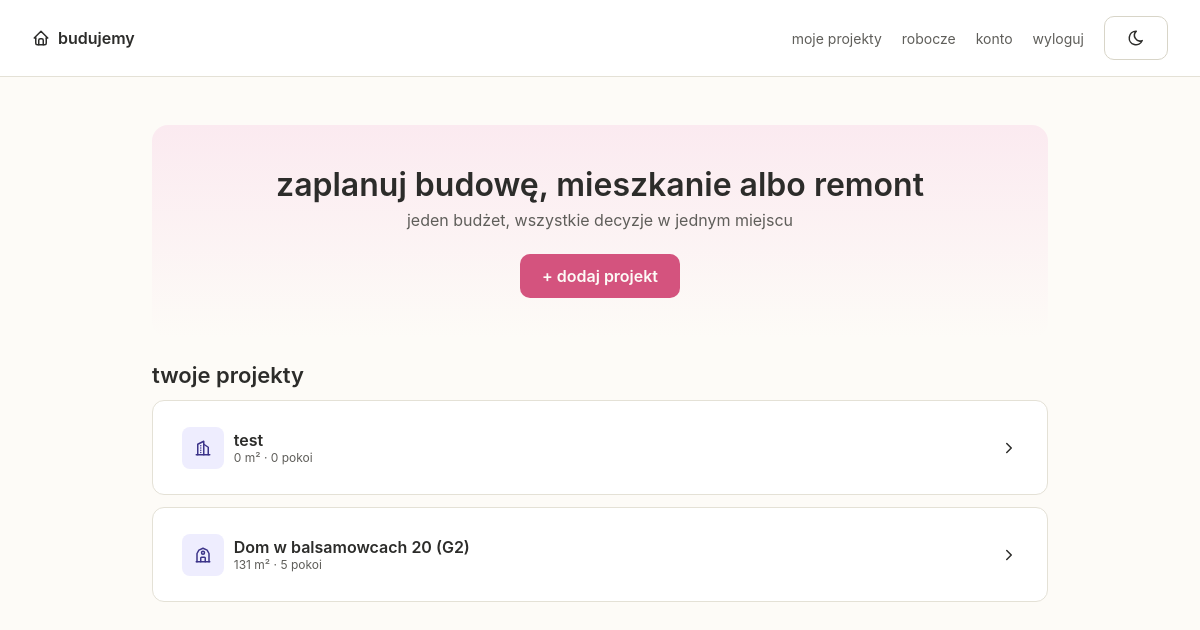
The page /projects (signed in) on the database its author committed.
### app.py (models this page shows)
class House(db.Model):
    id = db.Column(db.Integer, primary_key=True)
    user_id = db.Column(db.Integer, db.ForeignKey("user.id"), nullable=False)
    name = db.Column(db.String(200), nullable=False)
    project_types = db.Column(db.String(100), default="dom")  # comma-separated: dom,mieszkanie,remont
    budget_total = db.Column(db.Float, nullable=True)
    @property
    def type_list(self):
        return [t for t in (self.project_types or "").split(",") if t]
    link = db.Column(db.String(400))
    area_m2 = db.Column(db.Float)
    rooms = db.Column(db.Integer)
    segments = db.relationship("Segment", backref="house", cascade="all, delete-orphan", order_by="Segment.order")
    items = db.relationship("Item", backref="house", cascade="all, delete-orphan")
    inspiration_categories = db.relationship("InspirationCategory", backref="house", cascade="all, delete-orphan")

### app.py (the view)
@app.route("/projects")
@login_required
def index():
    houses = House.query.filter_by(user_id=current_user.id).all()
    return render_template("index.html", houses=houses, type_icons=PROJECT_TYPE_ICONS, type_names=PROJECT_TYPE_NAMES)

### app.py (called while the page is built)
def icon(name, size=18, cls=""):
    if name and name.startswith("ti-"):
        name = name[3:]  # kompatybilnosc ze starymi rekordami sprzed przejscia na inline SVG
    name = LEGACY_ICON_ALIASES.get(name, name)  # kompatybilnosc z ikonami zmienionymi po drodze (np. brick->wall)
    paths = ICON_PATHS.get(name, "")
    class_attr = f' class="{cls}"' if cls else ""
    return Markup(
        f'<svg{class_attr} xmlns="http://www.w3.org/2000/svg" width="{size}" height="{size}" '
        f'viewBox="0 0 24 24" fill="none" stroke="currentColor" stroke-width="2" '
        f'stroke-linecap="round" stroke-linejoin="round" style="display:inline-block;vertical-align:-4px;">'
        f'{paths}</svg>'
    )

@login_manager.user_loader
def load_user(user_id):
    return db.session.get(User, int(user_id))

### templates/index.html
{% extends "base.html" %}
{% block content %}
<div class="hero">
  <h1>zaplanuj budowę, mieszkanie albo remont</h1>
  <p class="muted">jeden budżet, wszystkie decyzje w jednym miejscu</p>
  <a href="{{ url_for('house_new') }}" class="btn btn-primary">+ dodaj projekt</a>
</div>
<h2>twoje projekty</h2>
{% if houses %}
  {% for h in houses %}
  <a class="card card-link" href="{{ url_for('dashboard', house_id=h.id) }}">
    <div class="seg-left">
      <div style="display:flex;gap:4px;">
        {% for t in h.type_list %}
        <div class="icon-chip" style="background:var(--purple-bg);color:var(--purple-dark);" title="{{ type_names.get(t, t) }}">{{ icon(type_icons.get(t, 'home')) }}</div>
        {% endfor %}
      </div>
      <div>
        <div style="font-weight:600;">{{ h.name }}</div>
        <div style="font-size:12px;color:var(--text-secondary)">{{ h.area_m2|int }} m² · {{ h.rooms }} pokoi</div>
      </div>
    </div>
    {{ icon('chevron-right') }}
  </a>
  {% endfor %}
{% else %}
  <div class="dashed">brak projektów - dodaj pierwszy</div>
{% endif %}
{% endblock %}

### static/css/style.css (style rules this page uses)
:root, [data-theme="light"] { --pink:#D4537E; --pink-bg:#FBEAF0; --pink-dark:#72243E; --purple:#7F77DD; --purple-bg:#EEEDFE; --purple-dark:#3C3489; --teal:#1D9E75; --teal-bg:#E1F5EE; --teal-dark:#085041; --coral:#D85A30; --coral-bg:#FAECE7; --coral-dark:#712B13; --amber:#BA7517; --amber-bg:#FAEEDA; --amber-dark:#633806; --green:#639922; --green-bg:#EAF3DE; --green-dark:#27500A; --gray:#888780; --gray-bg:#F1EFE8; --gray-dark:#444441; --text:#2C2C2A; --text-secondary:#5F5E5A; --text-muted:#888780; --border:#E4E1D6; --border-strong:#D8D5C8; --surface:#FFFFFF; --page:#FDFBF7; --track:#EDEAE0; --radius:10px; }
* { box-sizing:border-box; }
body { margin:0;font-family:-apple-system,'Segoe UI',sans-serif;background:var(--page);color:var(--text);font-size:15px;transition:background .15s,color .15s; }
h1 { font-size:23px;font-weight:600;margin:0 0 6px; }
h2 { font-size:18px;font-weight:600;margin:1.5rem 0 12px; }
p.muted { color:var(--text-secondary);font-size:14px;margin:0 0 1.5rem; }
.card { background:var(--surface);border:0.5px solid var(--border);border-radius:12px;padding:1.1rem 1.25rem;margin-bottom:12px; }
.card-link { display:flex;align-items:center;justify-content:space-between;text-decoration:none;color:var(--text);cursor:pointer; }
.hero { text-align:center;padding:2.5rem 1rem;background:linear-gradient(180deg,var(--pink-bg),var(--page));border-radius:16px;margin-bottom:1.5rem; }
.btn { display:inline-flex;align-items:center;gap:6px;border:0.5px solid var(--border-strong);background:transparent;color:var(--text);padding:9px 16px;border-radius:var(--radius);font-size:14px;cursor:pointer;text-decoration:none; }
.btn-primary { background:var(--pink);color:var(--page);border:none;font-weight:600; }
.seg-left { display:flex;align-items:center;gap:10px; }
.icon-chip { width:32px;height:32px;border-radius:8px;display:flex;align-items:center;justify-content:center; }
body { font-size:16px; }
h1 { font-size:25px; }
h2 { font-size:19px; }
p.muted { font-size:15px; }
.card { padding:1.25rem 1.4rem;font-size:15px; }
.icon-chip { width:36px;height:36px; }
.btn { font-size:15px;padding:10px 18px; }
@media (min-width: 900px) { body { font-size:17px; } }
@media (min-width: 900px) { h1 { font-size:32px; } }
@media (min-width: 900px) { h2 { font-size:22px; } }
@media (min-width: 900px) { p.muted { font-size:16px; } }
@media (min-width: 900px) { .card { padding:1.6rem 1.8rem;font-size:16px; } }
@media (min-width: 900px) { .icon-chip { width:42px;height:42px; } }
@media (min-width: 900px) { .btn { font-size:16px;padding:12px 22px; } }

### rows shown on the page
House: name "test", area_m2 "0", rooms "0"
House: name "Dom w balsamowcach 20 (G2)", area_m2 "131", rooms "5"
